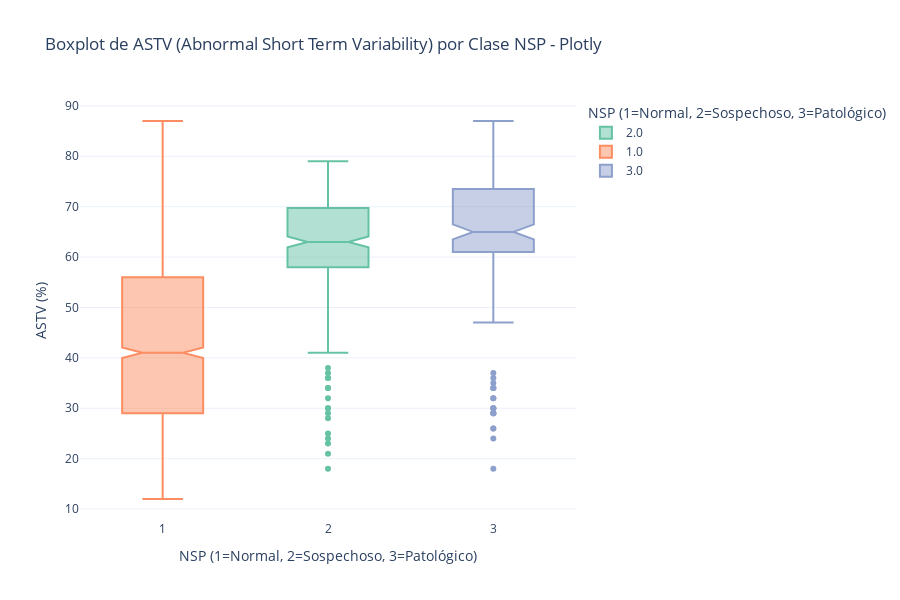

Here is the notebook cell this chart was saved with:
### Markdown cell above
### 5.7 Boxplot - ASTV por NSP

Función: `plot_boxplot_astv_by_nsp()`

### Code cell
# Boxplot usando Plotly
fig_boxplot = plot_boxplot_astv_by_nsp(df_processed)
fig_boxplot.show()

### Figure 1 — Plotly figure (JSON) as saved in the notebook; plotly's stock layout.template omitted (floating-point values rounded to 4 significant figures; data arrays with more than 128 entries replaced by an {"elided": "..."} marker saying what was removed)
{"data": [{"alignmentgroup": "True", "boxpoints": "outliers", "hovertemplate": "NSP (1=Normal, 2=Sospechoso, 3=Patológico)=%{x}<br>ASTV (%)=%{y}<extra></extra>", "legendgroup": "2.0", "marker": {"color": "rgb(102,194,165)"}, "name": "2.0", "notched": true, "offsetgroup": "2.0", "orientation": "v", "showlegend": true, "type": "box", "x": {"elided": "295 float values"}, "x0": " ", "xaxis": "x", "y": {"elided": "295 float values"}, "y0": " ", "yaxis": "y"}, {"alignmentgroup": "True", "boxpoints": "outliers", "hovertemplate": "NSP (1=Normal, 2=Sospechoso, 3=Patológico)=%{x}<br>ASTV (%)=%{y}<extra></extra>", "legendgroup": "1.0", "marker": {"color": "rgb(252,141,98)"}, "name": "1.0", "notched": true, "offsetgroup": "1.0", "orientation": "v", "showlegend": true, "type": "box", "x": {"elided": "1658 float values"}, "x0": " ", "xaxis": "x", "y": {"elided": "1658 float values"}, "y0": " ", "yaxis": "y"}, {"alignmentgroup": "True", "boxpoints": "outliers", "hovertemplate": "NSP (1=Normal, 2=Sospechoso, 3=Patológico)=%{x}<br>ASTV (%)=%{y}<extra></extra>", "legendgroup": "3.0", "marker": {"color": "rgb(141,160,203)"}, "name": "3.0", "notched": true, "offsetgroup": "3.0", "orientation": "v", "showlegend": true, "type": "box", "x": {"elided": "176 float values"}, "x0": " ", "xaxis": "x", "y": {"elided": "176 float values"}, "y0": " ", "yaxis": "y"}], "layout": {"boxmode": "overlay", "font": {"size": 12}, "height": 600, "legend": {"title": {"text": "NSP (1=Normal, 2=Sospechoso, 3=Patológico)"}, "tracegroupgap": 0}, "showlegend": true, "title": {"text": "Boxplot de ASTV (Abnormal Short Term Variability) por Clase NSP - Plotly"}, "xaxis": {"anchor": "y", "categoryarray": [2, 1, 3], "categoryorder": "array", "domain": [0, 1], "title": {"text": "NSP (1=Normal, 2=Sospechoso, 3=Patológico)"}}, "yaxis": {"anchor": "x", "domain": [0, 1], "title": {"text": "ASTV (%)"}}}}
